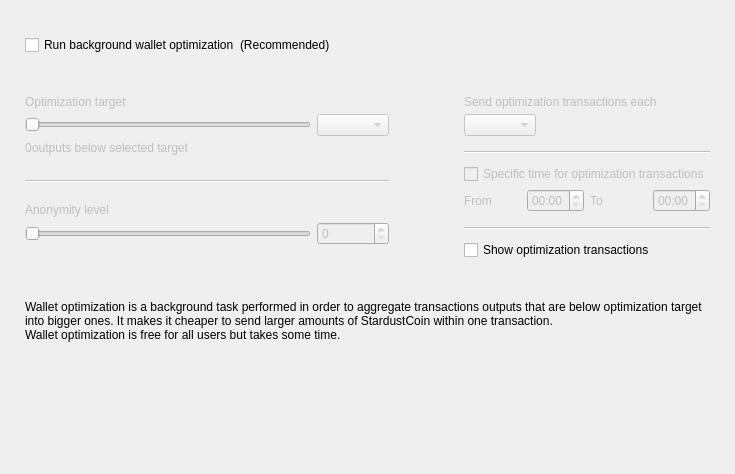
<?xml version="1.0" encoding="UTF-8"?>
<ui version="4.0">
 <class>OptimizationOptionsFrame</class>
 <widget class="QFrame" name="OptimizationOptionsFrame">
  <property name="geometry">
   <rect>
    <x>0</x>
    <y>0</y>
    <width>735</width>
    <height>474</height>
   </rect>
  </property>
  <property name="windowTitle">
   <string>Frame</string>
  </property>
  <property name="frameShape">
   <enum>QFrame::NoFrame</enum>
  </property>
  <property name="frameShadow">
   <enum>QFrame::Raised</enum>
  </property>
  <layout class="QVBoxLayout" name="verticalLayout">
   <property name="spacing">
    <number>0</number>
   </property>
   <property name="leftMargin">
    <number>25</number>
   </property>
   <property name="topMargin">
    <number>35</number>
   </property>
   <property name="rightMargin">
    <number>25</number>
   </property>
   <property name="bottomMargin">
    <number>0</number>
   </property>
   <item>
    <layout class="QHBoxLayout" name="horizontalLayout_2">
     <item>
      <widget class="QCheckBox" name="m_enableOptimizationCheck">
       <property name="text">
        <string>Run background wallet optimization</string>
       </property>
      </widget>
     </item>
     <item>
      <widget class="WalletGui::WalletNormalGrayTextLabel" name="label_8">
       <property name="text">
        <string>(Recommended)</string>
       </property>
      </widget>
     </item>
     <item>
      <spacer name="horizontalSpacer">
       <property name="orientation">
        <enum>Qt::Horizontal</enum>
       </property>
       <property name="sizeHint" stdset="0">
        <size>
         <width>40</width>
         <height>20</height>
        </size>
       </property>
      </spacer>
     </item>
    </layout>
   </item>
   <item>
    <spacer name="verticalSpacer_2">
     <property name="orientation">
      <enum>Qt::Vertical</enum>
     </property>
     <property name="sizeType">
      <enum>QSizePolicy::Fixed</enum>
     </property>
     <property name="sizeHint" stdset="0">
      <size>
       <width>20</width>
       <height>40</height>
      </size>
     </property>
    </spacer>
   </item>
   <item>
    <widget class="QWidget" name="m_optimizationOptionsWidget" native="true">
     <property name="enabled">
      <bool>true</bool>
     </property>
     <layout class="QHBoxLayout" name="horizontalLayout">
      <property name="spacing">
       <number>75</number>
      </property>
      <property name="leftMargin">
       <number>0</number>
      </property>
      <property name="topMargin">
       <number>0</number>
      </property>
      <property name="rightMargin">
       <number>0</number>
      </property>
      <property name="bottomMargin">
       <number>0</number>
      </property>
      <item alignment="Qt::AlignTop">
       <widget class="QWidget" name="widget1" native="true">
        <property name="enabled">
         <bool>false</bool>
        </property>
        <layout class="QGridLayout" name="gridLayout" columnstretch="50,0,0,0">
         <property name="leftMargin">
          <number>0</number>
         </property>
         <property name="topMargin">
          <number>0</number>
         </property>
         <property name="rightMargin">
          <number>0</number>
         </property>
         <property name="bottomMargin">
          <number>0</number>
         </property>
         <property name="verticalSpacing">
          <number>5</number>
         </property>
         <item row="0" column="0" colspan="4">
          <widget class="WalletGui::WalletNormalBlackTextLabel" name="label_5">
           <property name="text">
            <string>Optimization target</string>
           </property>
           <property name="indent">
            <number>0</number>
           </property>
          </widget>
         </item>
         <item row="4" column="0" colspan="4">
          <spacer name="verticalSpacer_3">
           <property name="orientation">
            <enum>Qt::Vertical</enum>
           </property>
           <property name="sizeType">
            <enum>QSizePolicy::Fixed</enum>
           </property>
           <property name="sizeHint" stdset="0">
            <size>
             <width>20</width>
             <height>20</height>
            </size>
           </property>
          </spacer>
         </item>
         <item row="1" column="0" colspan="3">
          <widget class="QSlider" name="m_thresholdSlider">
           <property name="maximum">
            <number>6</number>
           </property>
           <property name="pageStep">
            <number>1</number>
           </property>
           <property name="orientation">
            <enum>Qt::Horizontal</enum>
           </property>
          </widget>
         </item>
         <item row="1" column="3">
          <widget class="QComboBox" name="m_thresholdCombo"/>
         </item>
         <item row="5" column="0" colspan="4">
          <widget class="Line" name="line">
           <property name="orientation">
            <enum>Qt::Horizontal</enum>
           </property>
          </widget>
         </item>
         <item row="6" column="0" colspan="4">
          <spacer name="verticalSpacer_4">
           <property name="orientation">
            <enum>Qt::Vertical</enum>
           </property>
           <property name="sizeType">
            <enum>QSizePolicy::Fixed</enum>
           </property>
           <property name="sizeHint" stdset="0">
            <size>
             <width>20</width>
             <height>15</height>
            </size>
           </property>
          </spacer>
         </item>
         <item row="8" column="3">
          <widget class="QSpinBox" name="m_mixinSpin">
           <property name="buttonSymbols">
            <enum>QAbstractSpinBox::UpDownArrows</enum>
           </property>
          </widget>
         </item>
         <item row="7" column="0" colspan="4">
          <widget class="WalletGui::WalletNormalBlackTextLabel" name="label_7">
           <property name="text">
            <string>Anonymity level</string>
           </property>
           <property name="indent">
            <number>0</number>
           </property>
          </widget>
         </item>
         <item row="8" column="0" colspan="3">
          <widget class="QSlider" name="m_mixinSlider">
           <property name="pageStep">
            <number>1</number>
           </property>
           <property name="orientation">
            <enum>Qt::Horizontal</enum>
           </property>
          </widget>
         </item>
         <item row="2" column="0" colspan="4">
          <spacer name="verticalSpacer_12">
           <property name="orientation">
            <enum>Qt::Vertical</enum>
           </property>
           <property name="sizeType">
            <enum>QSizePolicy::Fixed</enum>
           </property>
           <property name="sizeHint" stdset="0">
            <size>
             <width>20</width>
             <height>0</height>
            </size>
           </property>
          </spacer>
         </item>
         <item row="3" column="0" colspan="4">
          <layout class="QHBoxLayout" name="horizontalLayout_3" stretch="0,1">
           <item>
            <widget class="QLabel" name="m_nonOptimizedOutputsLabel">
             <property name="text">
              <string>0</string>
             </property>
            </widget>
           </item>
           <item>
            <widget class="WalletGui::WalletNormalBlackTextLabel" name="m_nonOptimizedOutputsTextLabel">
             <property name="text">
              <string>outputs below selected target</string>
             </property>
            </widget>
           </item>
          </layout>
         </item>
        </layout>
       </widget>
      </item>
      <item>
       <layout class="QVBoxLayout" name="verticalLayout_3">
        <property name="spacing">
         <number>10</number>
        </property>
        <property name="rightMargin">
         <number>0</number>
        </property>
        <property name="bottomMargin">
         <number>0</number>
        </property>
        <item>
         <widget class="QWidget" name="widget2" native="true">
          <property name="enabled">
           <bool>false</bool>
          </property>
          <layout class="QGridLayout" name="gridLayout_2" columnstretch="0,0,0,0">
           <property name="leftMargin">
            <number>0</number>
           </property>
           <property name="topMargin">
            <number>0</number>
           </property>
           <property name="rightMargin">
            <number>0</number>
           </property>
           <property name="bottomMargin">
            <number>0</number>
           </property>
           <property name="verticalSpacing">
            <number>5</number>
           </property>
           <item row="2" column="0" colspan="2" alignment="Qt::AlignLeft">
            <widget class="QComboBox" name="m_periodCombo"/>
           </item>
           <item row="8" column="0">
            <widget class="WalletGui::WalletNormalBlackTextLabel" name="label_2">
             <property name="text">
              <string>From</string>
             </property>
            </widget>
           </item>
           <item row="8" column="1">
            <widget class="QTimeEdit" name="m_startTimeEdit">
             <property name="enabled">
              <bool>false</bool>
             </property>
             <property name="displayFormat">
              <string>HH:mm</string>
             </property>
            </widget>
           </item>
           <item row="8" column="2">
            <widget class="WalletGui::WalletNormalBlackTextLabel" name="label_3">
             <property name="text">
              <string>To</string>
             </property>
            </widget>
           </item>
           <item row="8" column="3">
            <widget class="QTimeEdit" name="m_stopTimeEdit">
             <property name="enabled">
              <bool>false</bool>
             </property>
             <property name="displayFormat">
              <string>HH:mm</string>
             </property>
            </widget>
           </item>
           <item row="6" column="0" colspan="4">
            <widget class="QCheckBox" name="m_optimizationTimeCheck">
             <property name="text">
              <string>Specific time for optimization transactions</string>
             </property>
            </widget>
           </item>
           <item row="4" column="0" colspan="4">
            <widget class="Line" name="line_2">
             <property name="orientation">
              <enum>Qt::Horizontal</enum>
             </property>
            </widget>
           </item>
           <item row="0" column="0" colspan="4">
            <widget class="WalletGui::WalletNormalBlackTextLabel" name="label_4">
             <property name="text">
              <string>Send optimization transactions each</string>
             </property>
             <property name="indent">
              <number>0</number>
             </property>
            </widget>
           </item>
           <item row="7" column="0" colspan="4">
            <spacer name="verticalSpacer_8">
             <property name="orientation">
              <enum>Qt::Vertical</enum>
             </property>
             <property name="sizeType">
              <enum>QSizePolicy::Fixed</enum>
             </property>
             <property name="sizeHint" stdset="0">
              <size>
               <width>20</width>
               <height>0</height>
              </size>
             </property>
            </spacer>
           </item>
           <item row="3" column="0" colspan="4">
            <spacer name="verticalSpacer_6">
             <property name="orientation">
              <enum>Qt::Vertical</enum>
             </property>
             <property name="sizeType">
              <enum>QSizePolicy::Fixed</enum>
             </property>
             <property name="sizeHint" stdset="0">
              <size>
               <width>20</width>
               <height>10</height>
              </size>
             </property>
            </spacer>
           </item>
           <item row="10" column="0" colspan="4">
            <widget class="Line" name="line_3">
             <property name="orientation">
              <enum>Qt::Horizontal</enum>
             </property>
            </widget>
           </item>
           <item row="1" column="0" colspan="4">
            <spacer name="verticalSpacer_5">
             <property name="orientation">
              <enum>Qt::Vertical</enum>
             </property>
             <property name="sizeType">
              <enum>QSizePolicy::Fixed</enum>
             </property>
             <property name="sizeHint" stdset="0">
              <size>
               <width>20</width>
               <height>0</height>
              </size>
             </property>
            </spacer>
           </item>
           <item row="5" column="0" colspan="4">
            <spacer name="verticalSpacer_7">
             <property name="orientation">
              <enum>Qt::Vertical</enum>
             </property>
             <property name="sizeType">
              <enum>QSizePolicy::Fixed</enum>
             </property>
             <property name="sizeHint" stdset="0">
              <size>
               <width>20</width>
               <height>5</height>
              </size>
             </property>
            </spacer>
           </item>
           <item row="9" column="0" colspan="4">
            <spacer name="verticalSpacer_10">
             <property name="orientation">
              <enum>Qt::Vertical</enum>
             </property>
             <property name="sizeType">
              <enum>QSizePolicy::Fixed</enum>
             </property>
             <property name="sizeHint" stdset="0">
              <size>
               <width>20</width>
               <height>10</height>
              </size>
             </property>
            </spacer>
           </item>
          </layout>
         </widget>
        </item>
        <item>
         <widget class="QCheckBox" name="m_showFusionTransactionsCheck">
          <property name="enabled">
           <bool>true</bool>
          </property>
          <property name="text">
           <string>Show optimization transactions</string>
          </property>
         </widget>
        </item>
       </layout>
      </item>
     </layout>
    </widget>
   </item>
   <item>
    <spacer name="verticalSpacer_11">
     <property name="orientation">
      <enum>Qt::Vertical</enum>
     </property>
     <property name="sizeType">
      <enum>QSizePolicy::Fixed</enum>
     </property>
     <property name="sizeHint" stdset="0">
      <size>
       <width>20</width>
       <height>40</height>
      </size>
     </property>
    </spacer>
   </item>
   <item>
    <widget class="WalletGui::WalletExtraNormalGrayTextLabel" name="m_helpLabel">
     <property name="text">
      <string>Wallet optimization is a background task performed in order to aggregate transactions outputs that are below optimization target into bigger ones. It makes it cheaper to send larger amounts of StardustCoin within one transaction.
Wallet optimization is free for all users but takes some time.</string>
     </property>
     <property name="wordWrap">
      <bool>true</bool>
     </property>
    </widget>
   </item>
   <item>
    <spacer name="verticalSpacer">
     <property name="orientation">
      <enum>Qt::Vertical</enum>
     </property>
     <property name="sizeHint" stdset="0">
      <size>
       <width>20</width>
       <height>40</height>
      </size>
     </property>
    </spacer>
   </item>
  </layout>
 </widget>
 <customwidgets>
  <customwidget>
   <class>WalletGui::WalletNormalGrayTextLabel</class>
   <extends>QLabel</extends>
   <header>Gui/Common/WalletTextLabel.h</header>
  </customwidget>
  <customwidget>
   <class>WalletGui::WalletNormalBlackTextLabel</class>
   <extends>QLabel</extends>
   <header>Gui/Common/WalletTextLabel.h</header>
  </customwidget>
  <customwidget>
   <class>WalletGui::WalletExtraNormalGrayTextLabel</class>
   <extends>QLabel</extends>
   <header>Gui/Common/WalletTextLabel.h</header>
  </customwidget>
 </customwidgets>
 <resources/>
 <connections>
  <connection>
   <sender>m_enableOptimizationCheck</sender>
   <signal>toggled(bool)</signal>
   <receiver>widget1</receiver>
   <slot>setEnabled(bool)</slot>
   <hints>
    <hint type="sourcelabel">
     <x>147</x>
     <y>47</y>
    </hint>
    <hint type="destinationlabel">
     <x>176</x>
     <y>204</y>
    </hint>
   </hints>
  </connection>
  <connection>
   <sender>m_thresholdSlider</sender>
   <signal>valueChanged(int)</signal>
   <receiver>OptimizationOptionsFrame</receiver>
   <slot>thresholdChanged(int)</slot>
   <hints>
    <hint type="sourcelabel">
     <x>116</x>
     <y>139</y>
    </hint>
    <hint type="destinationlabel">
     <x>355</x>
     <y>194</y>
    </hint>
   </hints>
  </connection>
  <connection>
   <sender>m_mixinSlider</sender>
   <signal>valueChanged(int)</signal>
   <receiver>OptimizationOptionsFrame</receiver>
   <slot>mixinChanged(int)</slot>
   <hints>
    <hint type="sourcelabel">
     <x>116</x>
     <y>240</y>
    </hint>
    <hint type="destinationlabel">
     <x>367</x>
     <y>236</y>
    </hint>
   </hints>
  </connection>
  <connection>
   <sender>m_optimizationTimeCheck</sender>
   <signal>toggled(bool)</signal>
   <receiver>m_startTimeEdit</receiver>
   <slot>setEnabled(bool)</slot>
   <hints>
    <hint type="sourcelabel">
     <x>543</x>
     <y>179</y>
    </hint>
    <hint type="destinationlabel">
     <x>501</x>
     <y>207</y>
    </hint>
   </hints>
  </connection>
  <connection>
   <sender>m_optimizationTimeCheck</sender>
   <signal>toggled(bool)</signal>
   <receiver>m_stopTimeEdit</receiver>
   <slot>setEnabled(bool)</slot>
   <hints>
    <hint type="sourcelabel">
     <x>543</x>
     <y>179</y>
    </hint>
    <hint type="destinationlabel">
     <x>643</x>
     <y>207</y>
    </hint>
   </hints>
  </connection>
  <connection>
   <sender>m_mixinSpin</sender>
   <signal>valueChanged(int)</signal>
   <receiver>OptimizationOptionsFrame</receiver>
   <slot>mixinChanged(int)</slot>
   <hints>
    <hint type="sourcelabel">
     <x>273</x>
     <y>271</y>
    </hint>
    <hint type="destinationlabel">
     <x>367</x>
     <y>236</y>
    </hint>
   </hints>
  </connection>
  <connection>
   <sender>m_thresholdCombo</sender>
   <signal>currentIndexChanged(int)</signal>
   <receiver>OptimizationOptionsFrame</receiver>
   <slot>thresholdChanged(int)</slot>
   <hints>
    <hint type="sourcelabel">
     <x>270</x>
     <y>139</y>
    </hint>
    <hint type="destinationlabel">
     <x>367</x>
     <y>236</y>
    </hint>
   </hints>
  </connection>
  <connection>
   <sender>m_enableOptimizationCheck</sender>
   <signal>toggled(bool)</signal>
   <receiver>widget2</receiver>
   <slot>setEnabled(bool)</slot>
   <hints>
    <hint type="sourcelabel">
     <x>158</x>
     <y>48</y>
    </hint>
    <hint type="destinationlabel">
     <x>556</x>
     <y>197</y>
    </hint>
   </hints>
  </connection>
 </connections>
 <slots>
  <slot>thresholdChanged(int)</slot>
  <slot>mixinChanged(int)</slot>
 </slots>
</ui>
